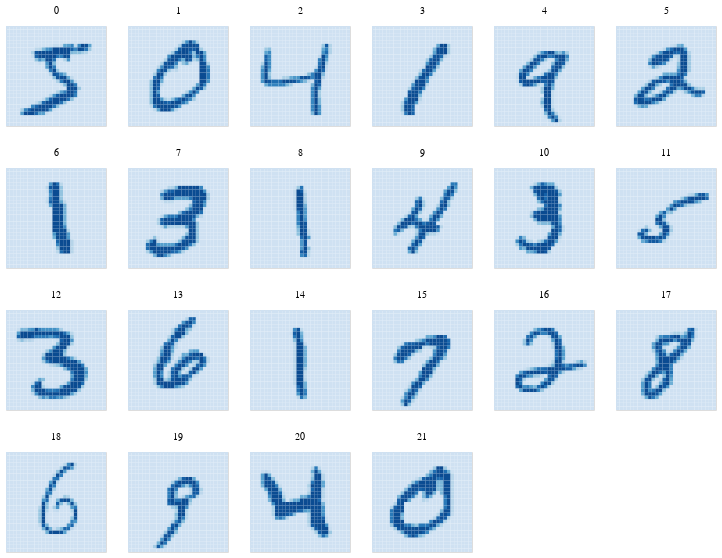

The cell this chart's notebook holds for it:
### Code cell
mostrar_casos(range(0, 22))

### Figure 1 — Vega-Lite specification as saved in the notebook (floating-point values rounded to 4 significant figures; data arrays with more than 128 entries replaced by an {"elided": "..."} marker saying what was removed)
{"config": {"view": {"continuousWidth": 400, "continuousHeight": 300}}, "data": {"name": "data-009c207887956c5d87709eeaee5e39db"}, "mark": "rect", "encoding": {"color": {"type": "quantitative", "field": "Valor", "legend": null, "scale": {"scheme": "blues"}}, "facet": {"type": "ordinal", "columns": 6, "field": "Caso", "title": null}, "x": {"type": "ordinal", "axis": null, "field": "x"}, "y": {"type": "ordinal", "axis": null, "field": "y"}}, "height": 100, "title": "", "width": 100, "$schema": "https://vega.github.io/schema/vega-lite/v4.8.1.json", "datasets": {"data-009c207887956c5d87709eeaee5e39db": {"elided": "17248 records"}}}
